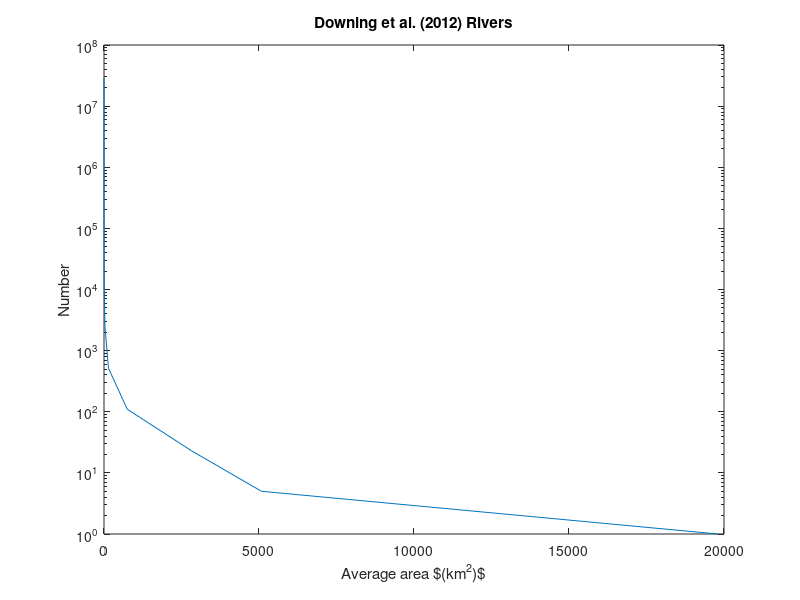
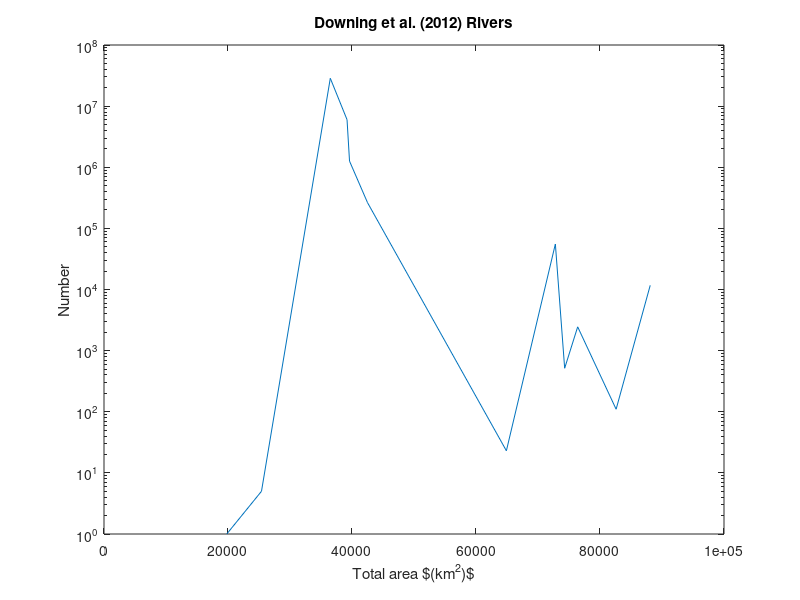
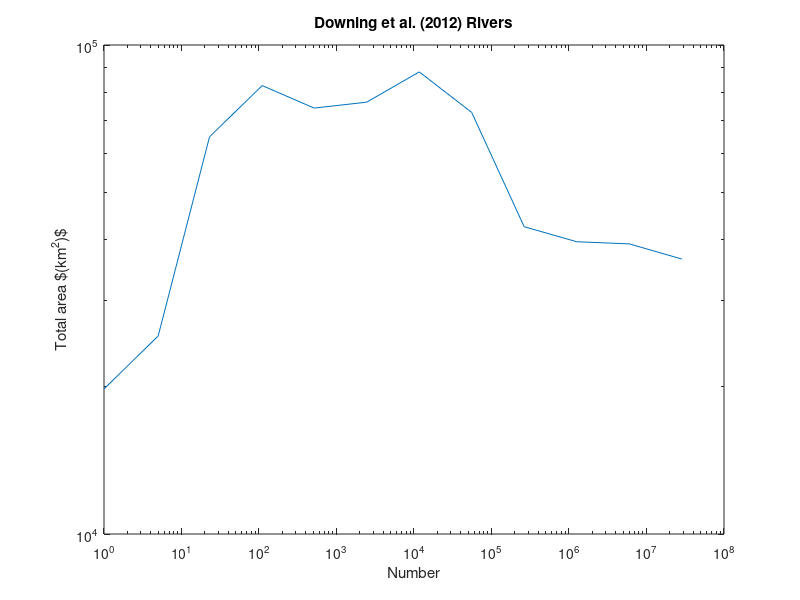
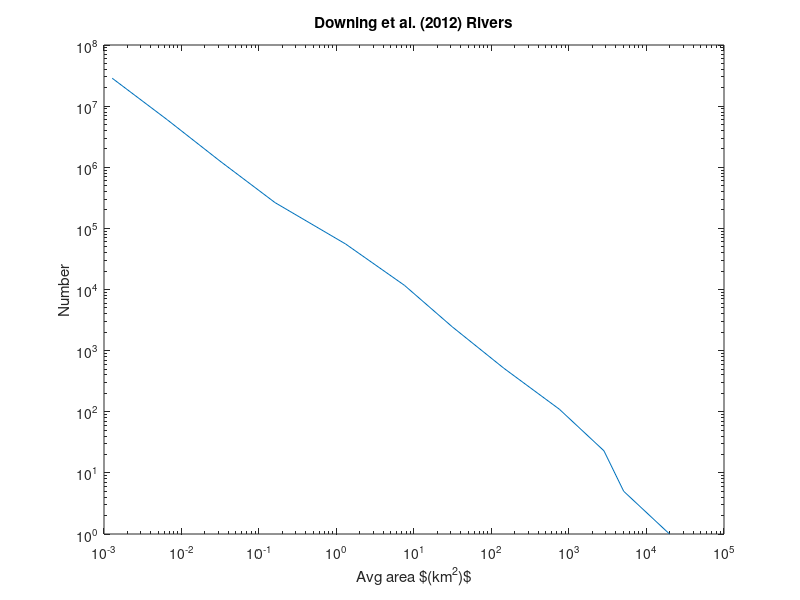

The MATLAB script that drew these images, in order:
% script to use data from Downing et al 2012 to plot
% they also include length and width

clear; 

n=[28550000 6000000 1260000 264000 55500 11700 2450 515 110 23 5 1]; % count
a=[36500 39200 39600 42500 72800 88100 76400 74300 82600 64900 25400 19800] 

% plot(n,a, 'xk-'); xlabel('Number'); ylabel('Total Area'); title('Downing et al. 2012')
% figure
% plot(a,n, 'xk-'); ylabel('Number'); xlabel('Total Area'); title('Downing et al. 2012')
% 
% bar(a, log(n))
% bar(a./n, n)
% [avg_a_sort, seq]=sort(a./n);
[total_a_sort, seq]=sort(a, 'ascend');
[n_sort, n_seq]=sort(n);

figure(1)
semilogy(a./n, n); ylabel('Number'); xlabel('Average area $(km^2)$'); title('Downing et al. (2012) Rivers')
figure(2)
semilogy(total_a_sort, n(seq)); ylabel('Number'); xlabel('Total area $(km^2)$'); title('Downing et al. (2012) Rivers')
figure(3)
loglog(n_sort, a(n_seq)); xlabel('Number'); ylabel('Total area $(km^2)$'); title('Downing et al. (2012) Rivers')
figure(4)
loglog(a(n_seq)./n(n_seq), n_sort); ylabel('Number'); xlabel('Avg area $(km^2)$'); title('Downing et al. (2012) Rivers')

% 